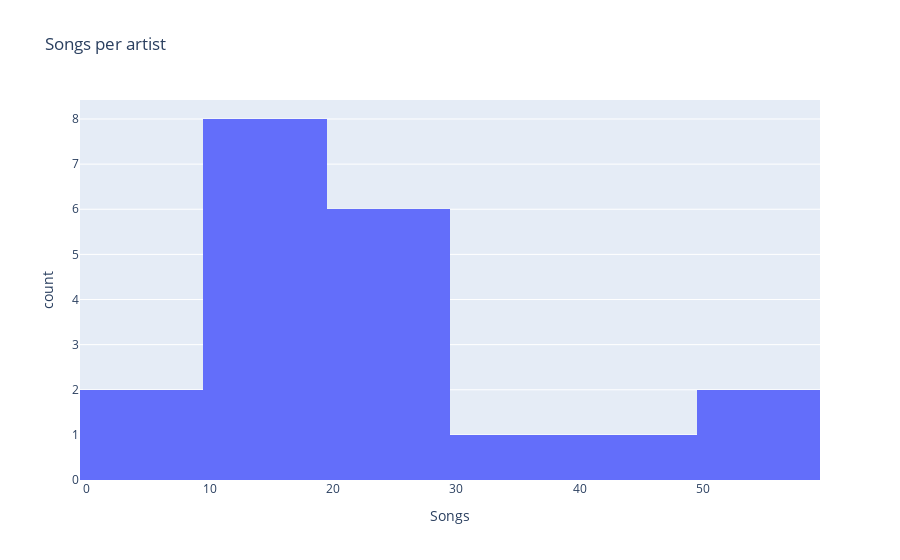

This figure's notebook cell:
### Code cell
song_count_df = df.groupby('Artist')[['Song']].count()
fig = px.histogram(song_count_df, x='Song', title='Songs per artist', labels={'Song': 'Songs'})
fig.show()

### Figure 1 — Plotly figure (JSON) as saved in the notebook; plotly's stock layout.template omitted (floating-point values rounded to 4 significant figures)
{"data": [{"alignmentgroup": "True", "bingroup": "x", "hovertemplate": "Songs=%{x}<br>count=%{y}<extra></extra>", "legendgroup": "", "marker": {"color": "#636efa", "pattern": {"shape": ""}}, "name": "", "offsetgroup": "", "orientation": "v", "showlegend": false, "type": "histogram", "x": [9, 17, 9, 23, 10, 16, 32, 15, 26, 18, 20, 50, 12, 24, 47, 23, 18, 51, 16, 25], "xaxis": "x", "yaxis": "y"}], "layout": {"barmode": "relative", "legend": {"tracegroupgap": 0}, "title": {"text": "Songs per artist"}, "xaxis": {"anchor": "y", "domain": [0, 1], "title": {"text": "Songs"}}, "yaxis": {"anchor": "x", "domain": [0, 1], "title": {"text": "count"}}}}
